Frame 1 (no input): blank canvas, image omitted
Frame 60 (no input): blank canvas, image omitted
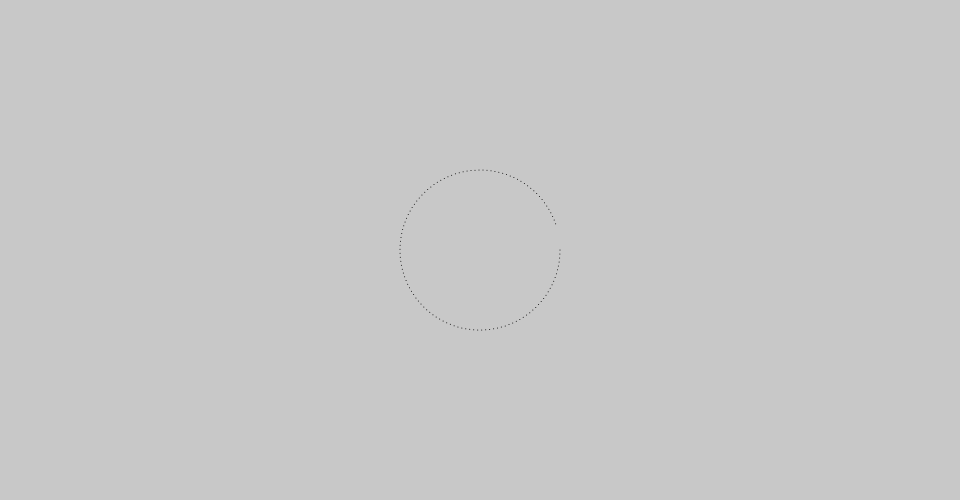
Frame 120 (the mouse pressed at the canvas centre since frame 60)

The p5.js sketch whose frames 1 and 60 were blank and that drew this single picture after the mouse press (run headless with seeded random() and noise() and a simulated clock; from frame 60 on, the mouse is pressed at the canvas centre):

// p5.js sketch
// ── sketch.js
// code created for the introduction to creative coding workshop (produced for techweek 2021)
// Author Doug Easterly - douglas.easterly@vuw.ac.nz

// ///We can draw a circle by setting
// ///x(t) = r cos(t) and y(t) = r sin(t)
// //where r is the radius of the circle and t goes from 0 to 2PI


let t = 0;
let r = 80;

let cX = 960/2;
let cY = 500/2;

function setup(){
	// create the drawing canvas, save the canvas element
	createCanvas(960, 500);
	background(200);

}

function draw(){
	let x = r * cos(t); // sets the radius of our compass
	let y = r * sin(t); // sets the radius of our compass
	point(x+cX,y+cY);// draws a point on our circle
	t+=.05; // moves our compass
}
